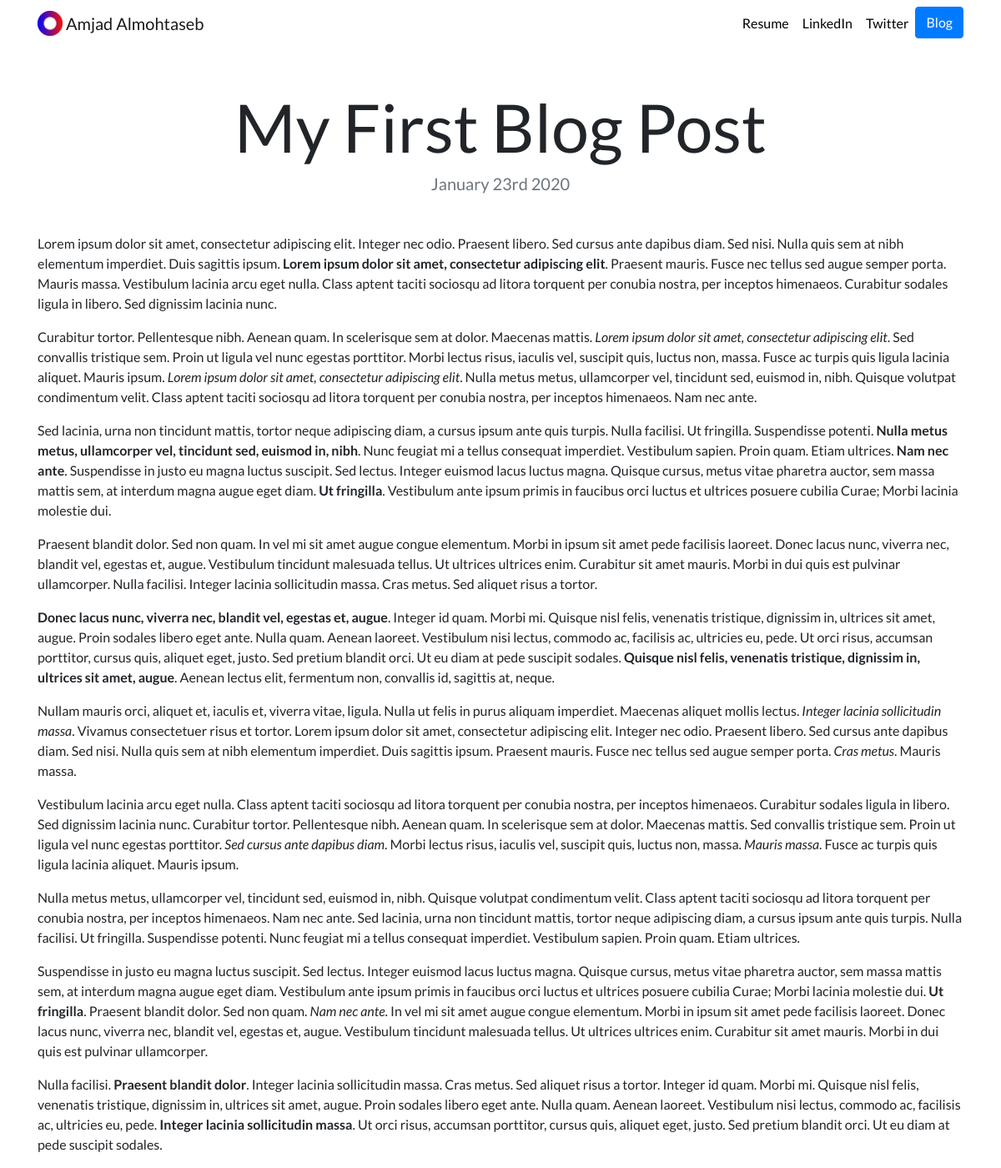
The page /blog/10/ on the database as committed earlier.
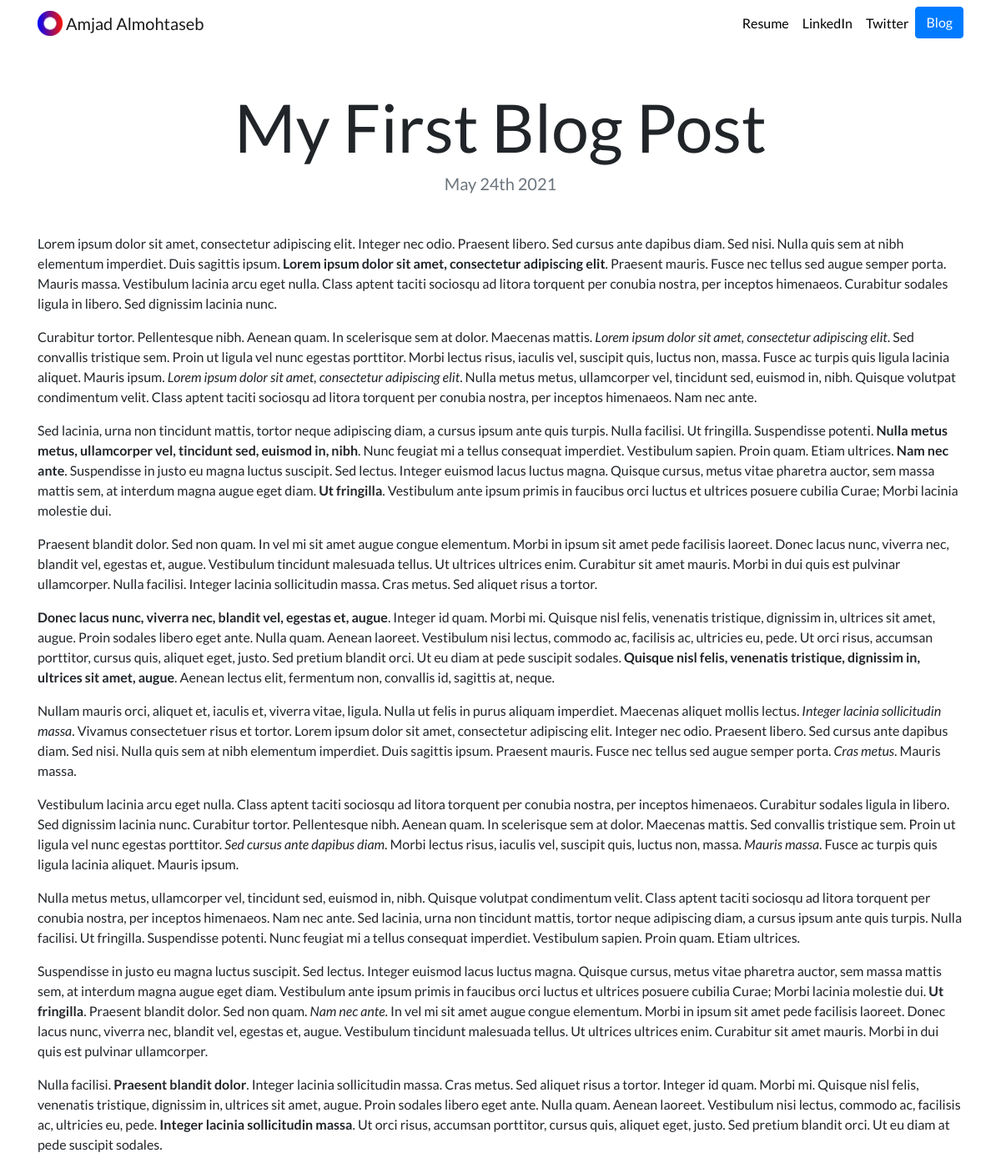
The same page on the database as committed later.
### blog/models.py (models this page shows, shortened)
class Blog(models.Model):
    title = models.CharField(max_length=200)
    description = models.TextField()
    date = models.DateField()

### blog/views.py (the view)
# urls.py: path('<int:blog_id>/', views.detail, name='detail'),
def detail(request, blog_id):
    blog = get_object_or_404(Blog, pk=blog_id)
    return render(request, 'blog/detail.html',{'blog':blog})

### blog/templates/blog/detail.html
{% extends "portfolio/base.html" %}
{% load static %}
{% block content %}
<h1 class="text-center mt-5" id="blogdetailtitle">{{ blog.title }}</h1>
<h5 class="text-center text-muted mb-5">{{ blog.date|date:'F jS Y' }}</h5>
{{ blog.description|safe }}
{% endblock %}

Rows that differ between the two databases and show on the page:
changed Blog "My First Blog Post": date "January 23rd 2020" → "May 24th 2021"
